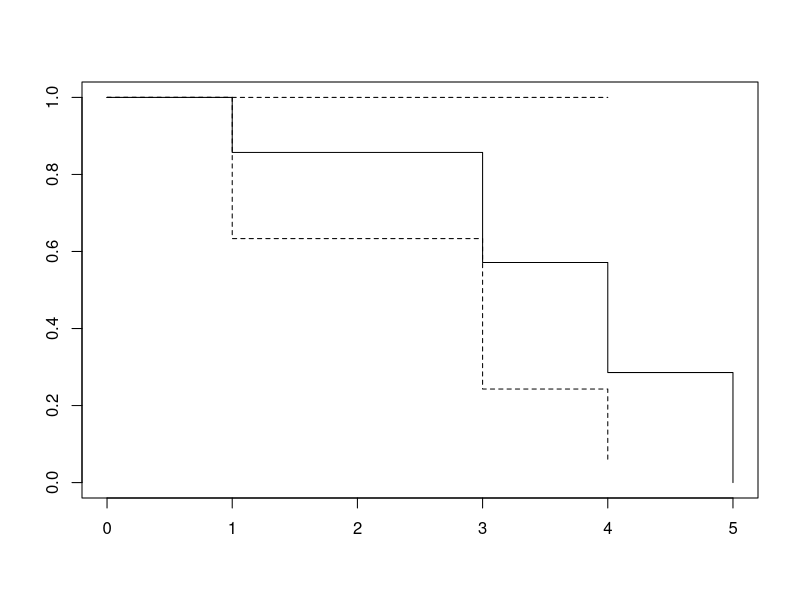
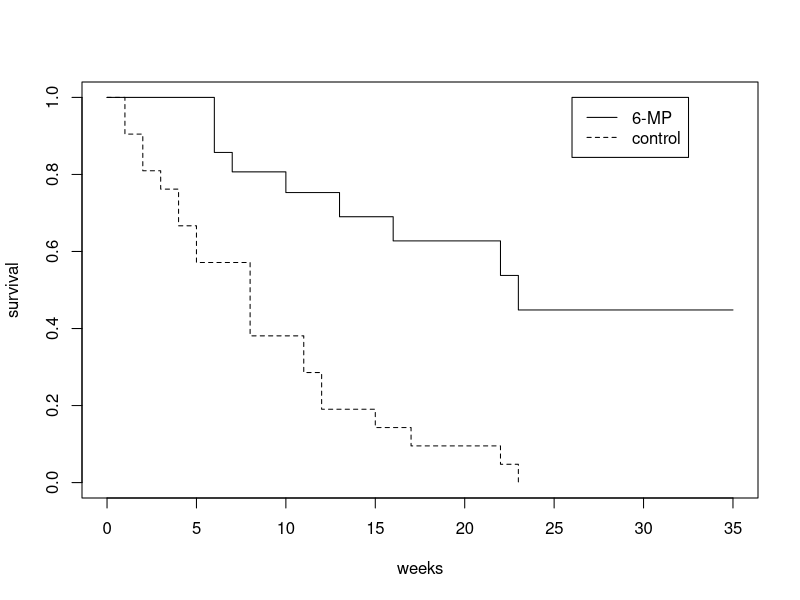
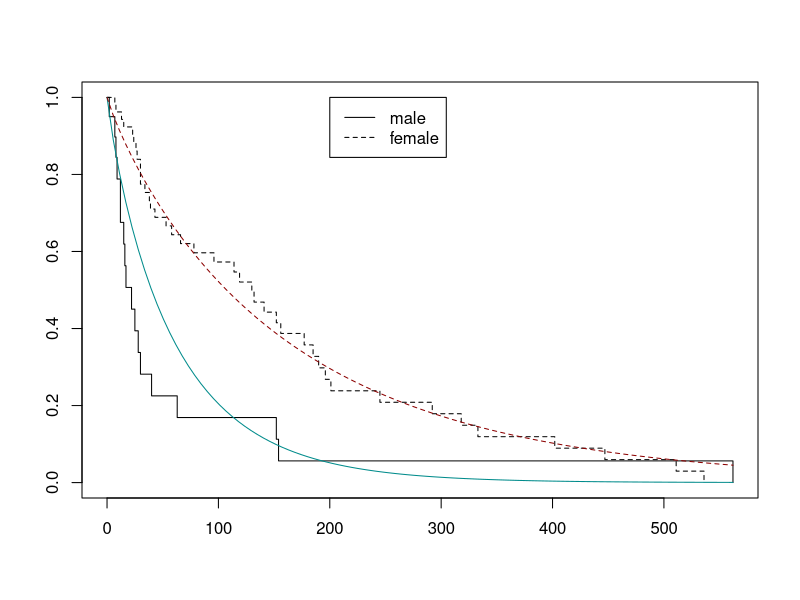
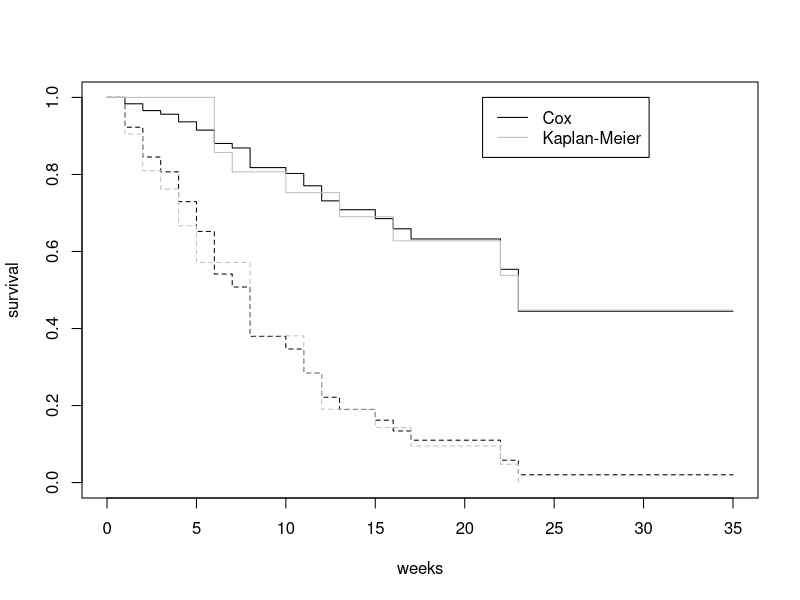
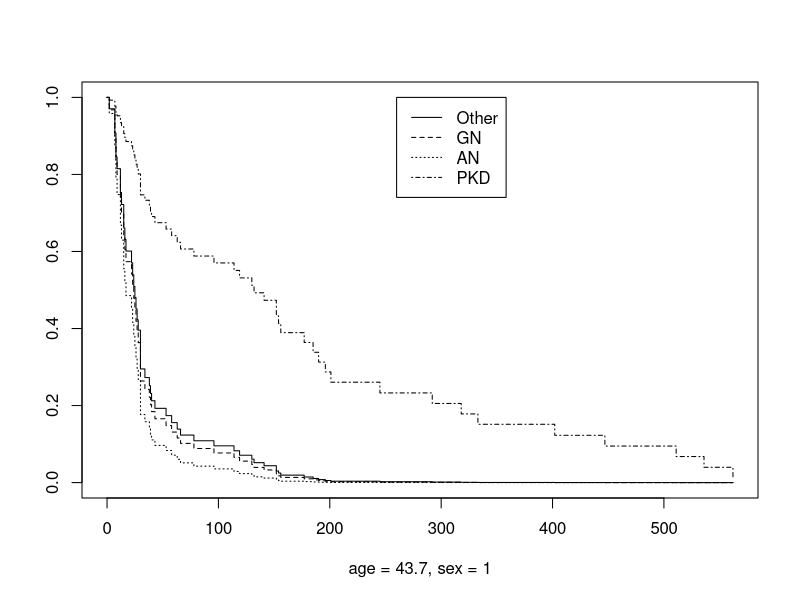

Write R code to recreate these figures, in order.
## ---- chunk 1

# install packages
pkgs <- c("survival", "MASS")
for (pkg in pkgs) {
  if (!(pkg %in% installed.packages())) {
    install.packages(pkg)
  }
}

# detach packages
default <- c(".GlobalEnv", "tools:rstudio", "tools:vscode",
             "package:stats", "package:graphics",
             "package:grDevices", "package:utils",
             "package:datasets", "package:methods",
             "Autoloads", "package:base")
for (pkg in setdiff(search(), default)) {
  detach(pkg, character.only = TRUE)
  }

# clear objects
remove(list=objects())
## ---- chunk 2
library(survival)
x <- c(1, 2, 3, 3, 4, 5, 5)
c <- c(4, 1, 2, 4, 4, 6, 2)
t <- pmin(x, c)
d <- t == x
Surv(time = t, event = d)
# + は打ち切られたことを示す。
## ---- chunk 3
summary(sample.sf <- survfit(Surv(t, d) ~ 1))
plot(sample.sf)

# 累積ハザード関数の Nelson-Aalen 推定量
data.frame(sample.sf$time,
           cumsum(sample.sf$n.event / sample.sf$n.risk))
## ---- chunk 4
data(gehan, package = "MASS")
str(gehan)
plot(survfit(Surv(time, cens) ~ treat, data = gehan),
     lty = 1:2, xlab = "weeks", ylab = "survival")
legend(26, 1, levels(gehan$treat), lty = 1:2)
## ---- chunk 5
survdiff(Surv(time, cens) ~ treat, data = gehan)
## ---- chunk 6
str(kidney)
sreg <- survreg(Surv(time, status) ~ as.factor(sex),
                data = kidney, dist = "weibull")

# Kaplan-Meier 推定値
plot(survfit(Surv(time, status) ~ as.factor(sex), data = kidney), lty = 1:2)

# Weibull分布モデルのグラフ
shape <- 1 / sreg$scale # 形状パラメータ
scaleM <- exp(coef(sreg)[1]) # 尺度パラメータ
scaleF <- exp(coef(sreg)[1]  + coef(sreg)[2])
curve(1 - pweibull(x, shape, scaleM), add = TRUE, col = "darkcyan")
curve(1 - pweibull(x, shape, scaleF), add = TRUE, col = "darkred", lty = 2)
legend(200, 1, c("male", "female"), lty = 1:2)

# パラメータの確認
cat(paste0("weibull params\n  shape: ", round(shape, 4),
           "\n  scale(male): ", round(scaleM, 4),
           "\n  scale(female): ", round(scaleF, 4)))
## ---- chunk 7
summary(gehan.cox <- coxph(Surv(time, cens) ~ treat, gehan))
# 対照群"control"のハザード関数は、処置群"6MP"の4.82倍

Z <- data.frame(treat = levels(gehan$treat))
plot(survfit(gehan.cox, Z), lty = 1:2, xlab = "weeks", ylab = "survival")
lines(survfit(Surv(time, cens) ~ treat, gehan), lty = 1:2, col = "gray")
legend(21, 1, c("Cox", "Kaplan-Meier"), lty = 1, col = c("black", "gray"))
## ---- chunk 8
kidney.cox <- coxph(Surv(time, status) ~ age + as.factor(sex) + disease,
                    data = kidney)
summary(kidney.cox)

Z <- data.frame(age = mean(kidney$age), sex = 1,
                disease = levels(kidney$disease))
# 連続変数は平均値がベースラインになるように変換されている。
predict(kidney.cox, Z)

plot(survfit(kidney.cox, Z), lty = 1:4, xlab = "age = 43.7, sex = 1")
legend(260, 1, levels(kidney$disease), lty = 1:4)
